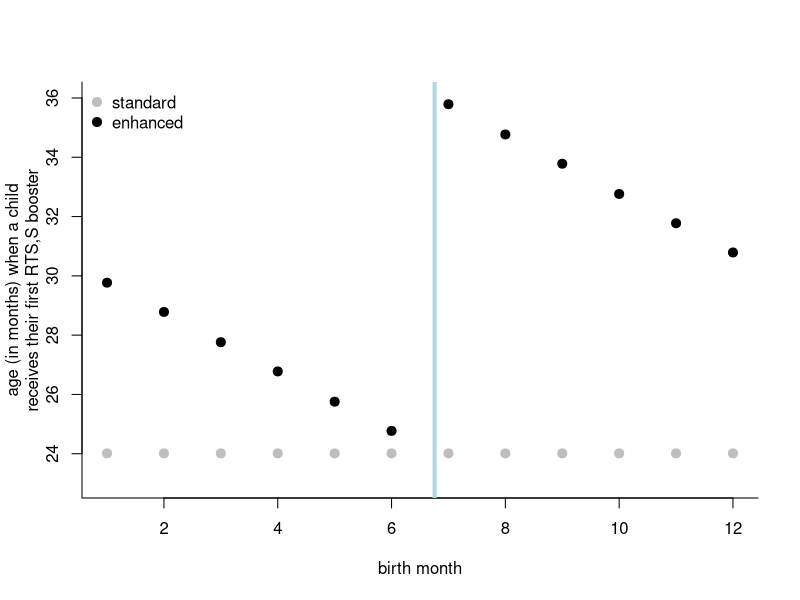
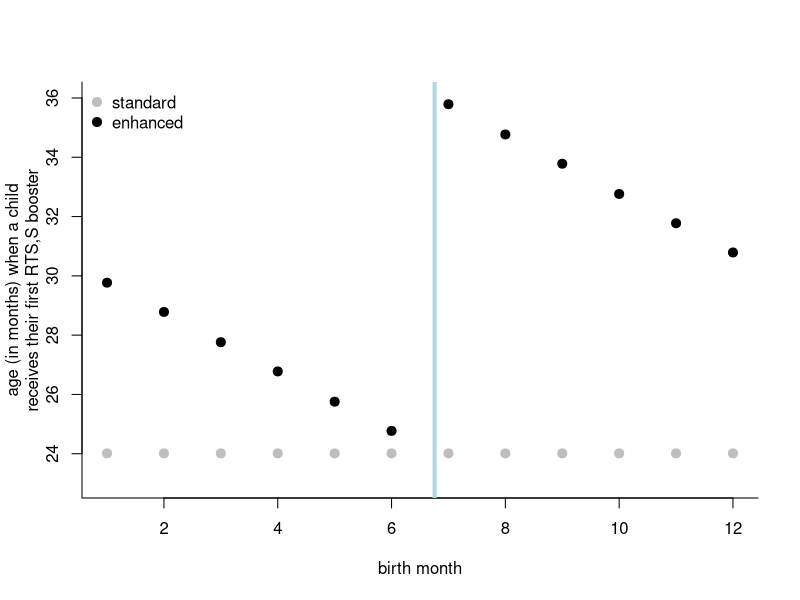

The R source for these figures, in order: (Note: this script raises an error after producing the figures.)
# plot_age_of_booster_RTSS_schedules.R

# plot the age when children in each cohort first receives the RTS,S campaign booster

plot_days = FALSE
rtss_booster1_min_age = 2 * 365
start_day0 = round(365 + 6 * 30.4 - 7) # one week before SMC
cohort_month_shift = 0:11
start_days = start_day0 - round(30.4 * cohort_month_shift)
start_days_adjusted = c()
for (ss in 1:length(start_days)) {
  start_day = start_days[ss]
  while (start_day < rtss_booster1_min_age) {
    start_day = start_day + 365
  }
  start_days_adjusted[ss] = start_day
}
if (plot_days){
  # plot in days
  png(filename = paste0(simout_dir, '/_plots/age_at_first_booster.png'), width = 4, height = 4, units = 'in', res = 900)
  plot((cohort_month_shift + 1), start_days_adjusted, ylim = c(365 * 2 - 30, 365 * 3), xlab = 'birth month', ylab = c('age (in days) when a child', 'receives their first RTS,S booster'), bty = 'L', pch = 20, cex = 1.8)
  abline(v = (start_day0 %% 365) / 30.4 + 1, col = 'lightblue', lwd = 4)
  points((cohort_month_shift + 1), rep(365 * 2, length(cohort_month_shift)), pch = 20, cex = 1.8, col = 'grey')
  legend('topleft', c('standard', 'enhanced'), pch = 20, pt.cex = 1.8, col = c('grey', 'black'), bty = 'n')
  dev.off()
  
  
  gg <- ggplot() +
    geom_point(aes(x = (cohort_month_shift + 1), y = start_days_adjusted), size = 2.3) +
    geom_point(aes(x = (cohort_month_shift + 1), y = rep(365 * 2, length(cohort_month_shift))), size = 2.3, col = 'grey') +
    scale_y_continuous(lim = c(365 * 2 - 30, 365 * 3)) +
    scale_x_continuous(breaks = cohort_month_shift + 1) +
    geom_vline(xintercept = (start_day0 %% 365) / 30.4 + 1, col = 'lightblue', lwd = 2) +
    labs(x = 'birth month', y = 'age (in days) when a child\nreceives their first RTS,S booster') +
    theme_cowplot() +
    customTheme
  
  f_save_plot(gg, paste0('age_at_first_booster_v2'), file.path(simout_dir, '_plots'), width = 5, height = 4, units = 'in', device_format = device_format)
}else{
  # plot in months
  png(filename = paste0(simout_dir, '/_plots/age_at_first_booster.png'), width = 4, height = 4, units = 'in', res = 900)
  plot((cohort_month_shift + 1), start_days_adjusted/30.4, ylim = c(365 * 2 - 30, 365 * 3)/30.4, xlab = 'birth month', ylab = c('age (in months) when a child', 'receives their first RTS,S booster'), bty = 'L', pch = 20, cex = 1.8)
  abline(v = (start_day0 %% 365) / 30.4 + 1, col = 'lightblue', lwd = 4)
  points((cohort_month_shift + 1), rep(365 * 2, length(cohort_month_shift))/30.4, pch = 20, cex = 1.8, col = 'grey')
  legend('topleft', c('standard', 'enhanced'), pch = 20, pt.cex = 1.8, col = c('grey', 'black'), bty = 'n')
  dev.off()
  pdf(file = paste0(simout_dir, '/_plots/pdf/age_at_first_booster.pdf'), width = 4, height = 4, useDingbats=FALSE)
  plot((cohort_month_shift + 1), start_days_adjusted/30.4, ylim = c(365 * 2 - 30, 365 * 3)/30.4, xlab = 'birth month', ylab = c('age (in months) when a child', 'receives their first RTS,S booster'), bty = 'L', pch = 20, cex = 1.8)
  abline(v = (start_day0 %% 365) / 30.4 + 1, col = 'lightblue', lwd = 4)
  points((cohort_month_shift + 1), rep(365 * 2, length(cohort_month_shift))/30.4, pch = 20, cex = 1.8, col = 'grey')
  legend('topleft', c('standard', 'enhanced'), pch = 20, pt.cex = 1.8, col = c('grey', 'black'), bty = 'n')
  dev.off()
  
  gg <- ggplot() +
    geom_point(aes(x = (cohort_month_shift + 1), y = start_days_adjusted/30.4), size = 2.3) +
    geom_point(aes(x = (cohort_month_shift + 1), y = rep(365 * 2, length(cohort_month_shift))/30.4), size = 2.3, col = 'grey') +
    scale_y_continuous(lim = c(365 * 2 - 30, 365 * 3)/30.4) +
    scale_x_continuous(breaks = cohort_month_shift + 1) +
    geom_vline(xintercept = (start_day0 %% 365) / 30.4 + 1, col = 'lightblue', lwd = 2) +
    labs(x = 'birth month', y = 'age (in months) when a child\nreceives their first RTS,S booster') +
    theme_cowplot() +
    customTheme
  
  f_save_plot(gg, paste0('age_at_first_booster_v2'), file.path(simout_dir, '_plots'), width = 5, height = 4, units = 'in', device_format = device_format)
}

